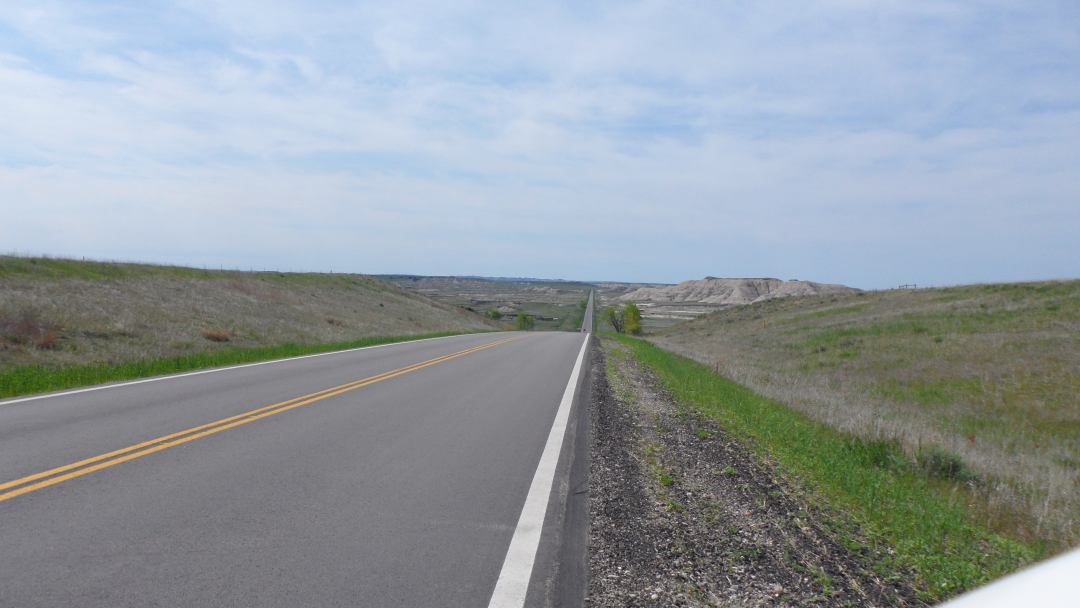
#> input picture LineDetect/sideroad.jpg, 4320 x 2432 px (shown at 1/4 size)
$ python lineDetect.py
#> lines starting #> are read from the running program, lines starting #| are printed output that depends on the picture; after the words box and inside, x2 and y2 are one past the last pixel; in counts of white or black regions, pixels touching at a corner belong together
import numpy as np
import cv2


img = cv2.imread('sideroad.jpg')
#> img is the input picture: shape (2432, 4320, 3); mean B, G, R 160.6, 154.2, 145.3

scale_percent = 30
width = int(img.shape[1] * scale_percent / 100)
#> width = 1296
height = int(img.shape[0] * scale_percent / 100)
#> height = 729
dim = (width, height)
#> dim = (1296, 729)

print(dim)
#| (1296, 729)

if(img.shape[1] > 1600):
    resized = cv2.resize(img, dim, interpolation = cv2.INTER_AREA)
    crop = resized[0:height, int((width/2)-int(width*0.2)) : int((width/2)+int(width*0.2))]
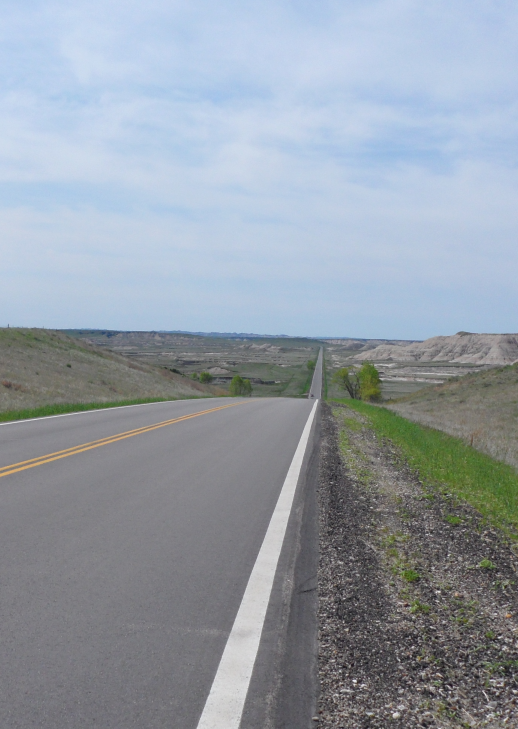
#> crop: shape (729, 518, 3); mean B, G, R 166, 156.3, 147.6
else:
    resized = img
    crop = resized[0:img.shape[0], int((img.shape[1]/2)-int(img.shape[1]*0.2)) : int((img.shape[1]/2)+int(img.shape[1]*0.2))]

gray = cv2.cvtColor(crop, cv2.COLOR_BGR2GRAY)
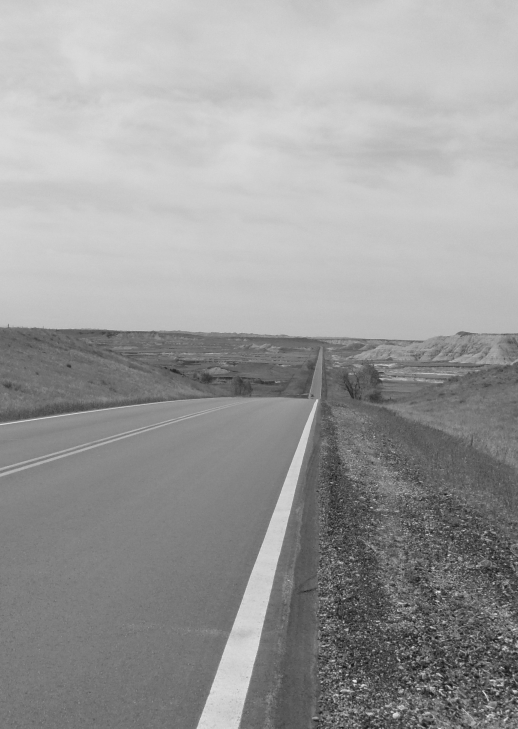
#> gray: shape (729, 518); min 20, max 235, mean 154.8
edges = cv2.Canny(gray,250,200)
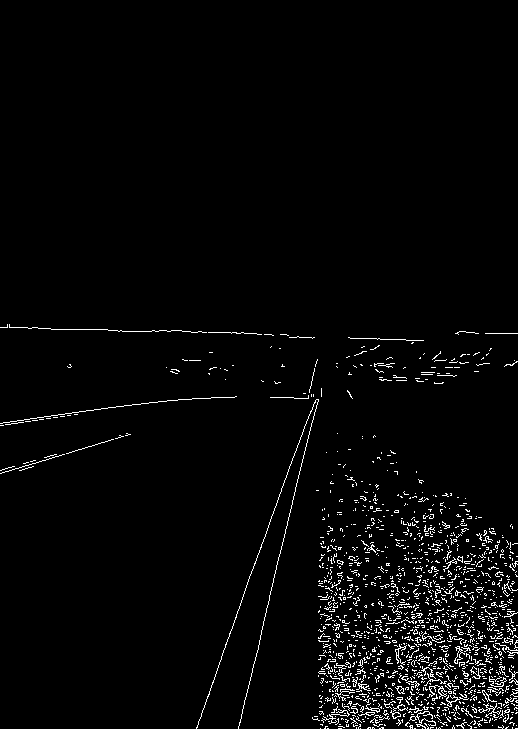
#> edges: shape (729, 518); 2.7% white in thin lines or dots, all inside (x1, y1, x2, y2) = (0, 324, 518, 729)
if(cv2.HoughLines(edges, 1, np.pi/180.0, 100, np.array([])).any() != None):
    lines = cv2.HoughLines(edges, 1, np.pi/180.0, 100, np.array([]))
#> lines = [[432, 0.349], [405, 0.244], [326, 1.61], [397, 0.227], [423, 0.332], [328, 1.59], [419, 1.43], [146, 2.36], [418, 1.45]]
else:
    lines = [[]]


R = 0
G = 0
B = 0

countRoadLine = 0

for line in lines:
    rho, theta = line[0]
    a = np.cos(theta)
    b = np.sin(theta)
    x0 = a*rho
    y0 = b*rho
    x1 = int(x0 + 1000*(-b))
    y1 = int(y0 + 1000*(a))
    x2 = int(x0 - 1000*(-b))
    y2 = int(y0 - 1000*(a))

    p1 = (x1, y1)
    p2 = (x2, y2)

    print(p1,p2)

    if(x2 - x1 != 0):
        m = (y2-y1)/(x2-x1)
        # print(abs(m))
    else: m = 0

    if(abs(m) > 2):
        # print("Side Road")
        R = 255
        B = 0
        countRoadLine = countRoadLine + 1
        # print(p1,p2)
    else:
        R = 0
        B = 255

    cv2.line(crop,(x1,y1),(x2,y2),(B,G,R),2)
#> this loop made 9 passes
#> (rho, theta, a, b, x0, y0, x1, y1) on passes 1 to 9: (432, 0.349, 0.94, 0.342, 405.9, 147.8, 63, 1087), (405, 0.244, 0.97, 0.242, 393, 97.98, 151, 1068), (326, 1.61, -0.0349, 0.999, -11.38, 325.8, -1010, 290), (397, 0.227, 0.974, 0.225, 386.8, 89.31, 161, 1063), (423, 0.332, 0.946, 0.326, 400, 137.7, 74, 1083), (328, 1.59, -0.0175, 1, -5.72, 328, -1005, 310), (419, 1.43, 0.139, 0.99, 58.31, 414.9, -931, 554), (146, 2.36, -0.707, 0.707, -103.2, 103.2, -810, -603), (418, 1.45, 0.122, 0.993, 50.94, 414.9, -941, 536)
#| (63, 1087) (747, -791)
#| (151, 1068) (634, -872)
#| (-1010, 290) (988, 360)
#| (161, 1063) (611, -885)
#| (74, 1083) (725, -807)
#| (-1005, 310) (994, 345)
#| (-931, 554) (1048, 275)
#| (-810, -603) (603, 810)
#> (further printed lines are left out)
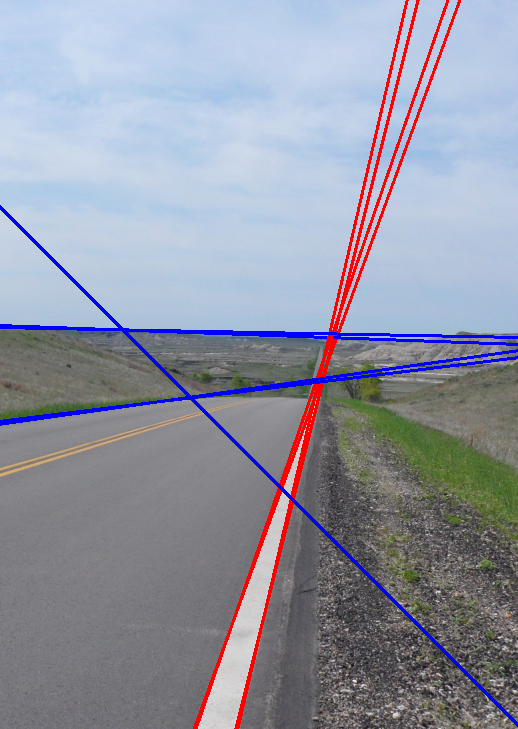
#> crop: shape (729, 518, 3); 4.09% of pixels changed, all inside (x1, y1, x2, y2) = (0, 0, 518, 729)
#> after the loop, countRoadLine = 4

if(countRoadLine > 0):
    print("PARK AT SIDE RODE")
else :
    print("None")


cv2.imshow('Original',resized)
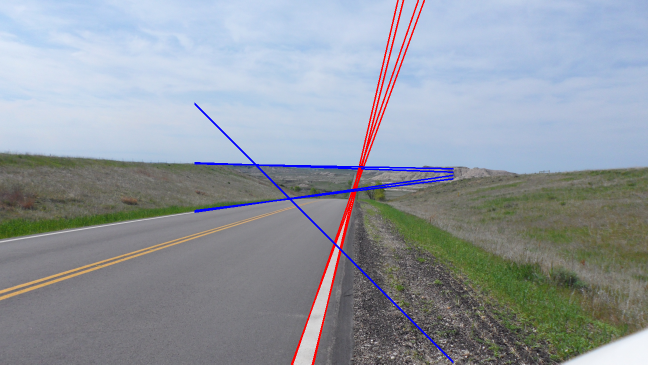
#> window 'Original': shape (729, 1296, 3) (shown at 1/2 size); mean B, G, R 160, 151.6, 144.9
cv2.imshow('crop',crop)
cv2.waitKey(0)
cv2.destroyAllWindows()

$ run again, with LineDetect/pole.jpg copied over LineDetect/sideroad.jpg
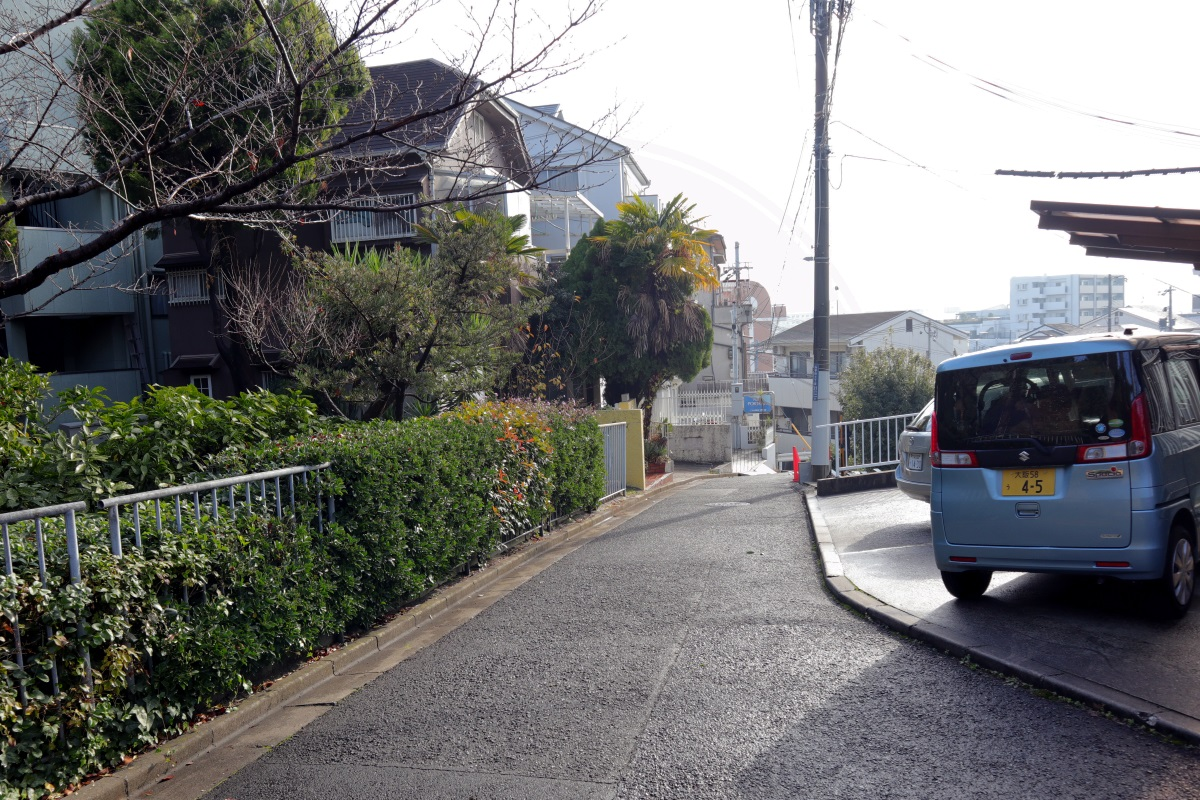
#> input picture LineDetect/pole.jpg, 1200 x 800 px
#> img is the input picture: shape (800, 1200, 3); mean B, G, R 115.4, 116.2, 115.5
#| (360, 240)
#> `edges = cv2.Canny(gray,250,200)`:
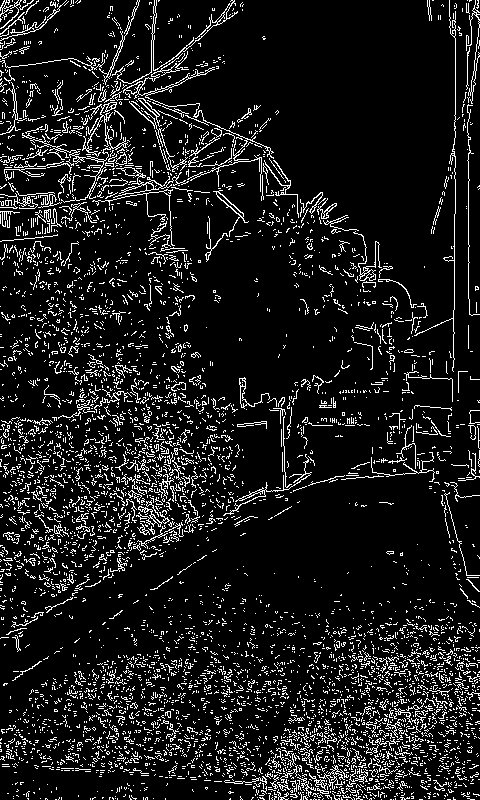
#> edges: shape (800, 480); 10.4% white in thin lines or dots
#> lines = 2213 rows, first 8: [468, 0], [455, 0], [459, 0.0175], [155, 0.0175], [-150, 3.09], [759, 1.66], [153, 0], [211, 2.36]
#> the loop `for line in lines:` made 2213 passes
#> (rho, theta, a, b, x0, y0, x1, y1) on passes 1 to 8: (468, 0, 1, 0, 468, 0, 468, 1000), (455, 0, 1, 0, 455, 0, 455, 1000), (459, 0.0175, 1, 0.0175, 458.9, 8.01, 441, 1007), (155, 0.0175, 1, 0.0175, 155, 2.71, 137, 1002), (-150, 3.09, -0.999, 0.0523, 149.8, -7.85, 97, -1006), (759, 1.66, -0.0872, 0.996, -66.15, 756.1, -1062, 668), (153, 0, 1, 0, 153, 0, 153, 1000), (211, 2.36, -0.707, 0.707, -149.2, 149.2, -856, -557)
#> (printed output is left out)
#> `cv2.imshow('Original',resized)`:
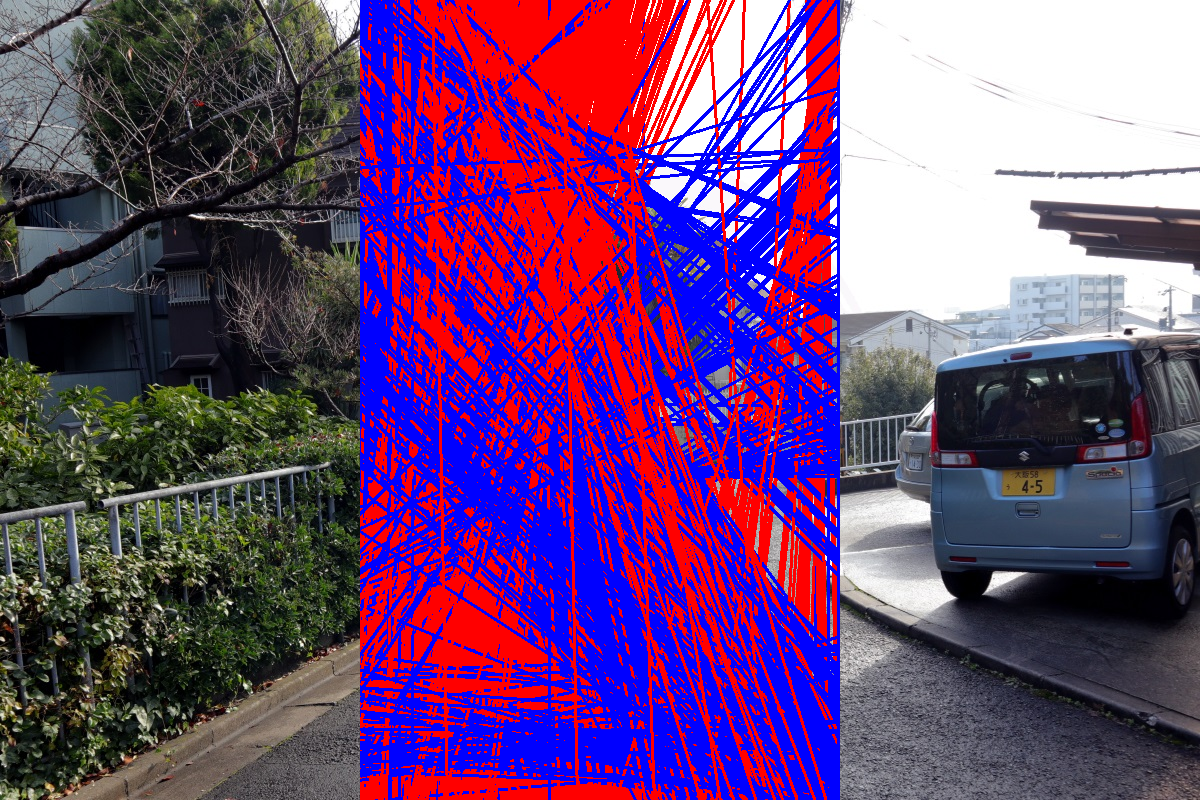
#> window 'Original': shape (800, 1200, 3); mean B, G, R 120, 67.8, 109.5
